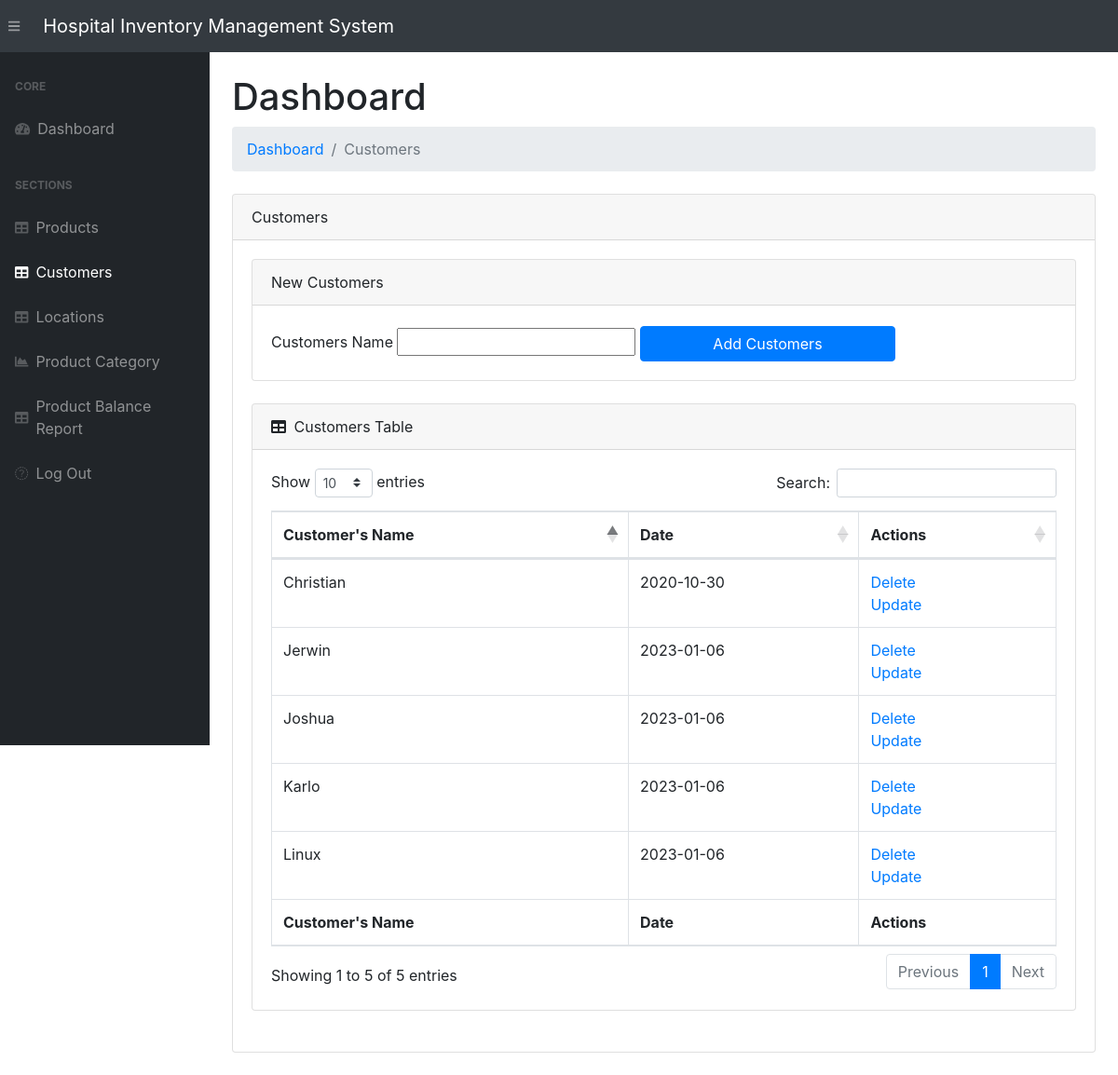
The app's page /customers/ with its own data.
### app.py (models this page shows, shortened)
class Customer(db.Model):
    __tablename__ = 'customers'
    customer_id    = db.Column(db.String(200), primary_key=True)
    date_created   = db.Column(db.DateTime, default=datetime.utcnow)

### app.py (the view)
@app.route('/customers/', methods=["POST", "GET"])
def viewCustomer():
    if (request.method == "POST") and ('customer_name' in request.form):
        customer_name = request.form["customer_name"]
        new_customer = Customer(customer_id=customer_name)
        try:
            db.session.add(new_customer)
            db.session.commit()
            return redirect("/customers/")
        except:
            customers = Customer.query.order_by(Customer.date_created).all()
            return "There Was an issue while adding a new customer"
    else:
        customers = Customer.query.order_by(Customer.date_created).all()
        return render_template("customers.html", customers=customers)

### templates/customers.html (shortened to what this page needs)
{% extends 'base.html' %}
{% block content %}
<main>
    <div class="container-fluid">
        <h1 class="mt-4">Dashboard</h1>
        <ol class="breadcrumb mb-4">
            <li class="breadcrumb-item"><a href="/">Dashboard</a></li>
            <li class="breadcrumb-item active">Customers</li>
        </ol>
        <div class="card mb-4">
            <div class="card-header">Customers</div>
            <div class="card-body">
                <div class="card mb-4">
                    <div class="card-header">New Customers</div>
                    <div class="card-body">
                        <form action="/customers/" method="POST" id="customer_form">
                            <label for="customer_name" class="col-form-label">Customers Name</label>
                            <input type="text" name="customer_name" id="customer_name">
                            <input id="submitCustomer" value="Add Customers" class="btn btn-primary">
                        </form>
                    </div>
                </div>
                <div class="card mb-4">
                <div class="card-header">
                    <i class="fas fa-table mr-1"></i>
                    Customers Table
                </div>
                <div class="card-body">
                    <div class="table-responsive">
                        {% if customers|length < 1 %}
                        <h4>There are no customers, add one above</h4>
                        {% else %}
                        <table class="table table-bordered" id="dataTable" width="100%" cellspacing="0">
                            <thead>
                                <tr>
                                    <th>Customer's Name</th>
                                    <th>Date</th>
                                    <th>Actions</th>
                                </tr>
                            </thead>
                            <tfoot>
                                <tr>
                                    <th>Customer's Name</th>
                                    <th>Date</th>
                                    <th>Actions</th>
                                </tr>
                            </tfoot>
                            <tbody>
                                {% for customer in customers %}
                                <tr>
                                    <td>{{ customer.customer_id }}</td>
                                    <td>{{ customer.date_created.date() }}</td>
                                    <td>
                                        <a href="/delete-customer/{{ customer.customer_id }}">Delete</a>
                                        <br>
                                        <a href="/update-customer/{{ customer.customer_id }}">Update</a>
                                    </td>
                                </tr>
                                {% endfor %}
                            </tbody>
                        </table>
                        {% endif %}
                </div>
            </div>
                </div>
            </div>
        </div>
    </div>
</main>
{% endblock %}

### records on screen
Customer: customer_id "Christian", date_created "2020-10-30"
Customer: customer_id "Karlo", date_created "2023-01-06"
Customer: customer_id "Jerwin", date_created "2023-01-06"
Customer: customer_id "Joshua", date_created "2023-01-06"
Customer: customer_id "Linux", date_created "2023-01-06"
